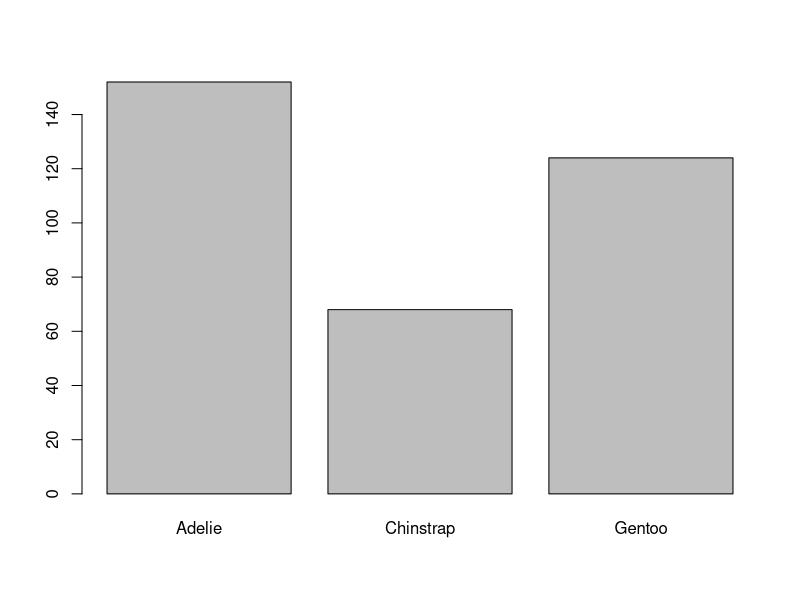
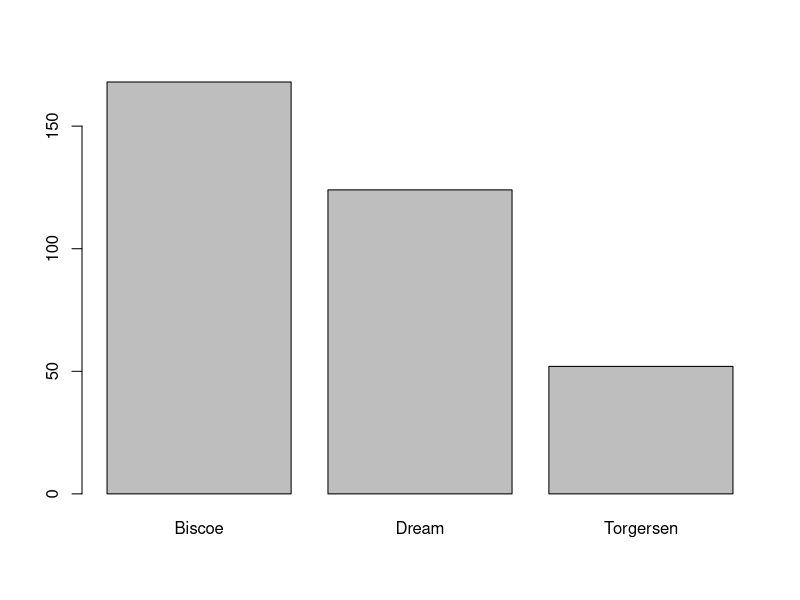
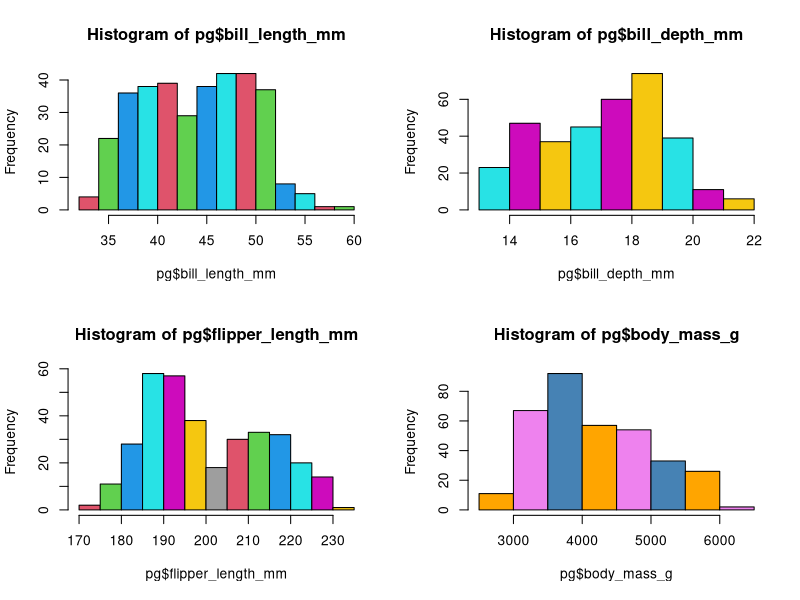
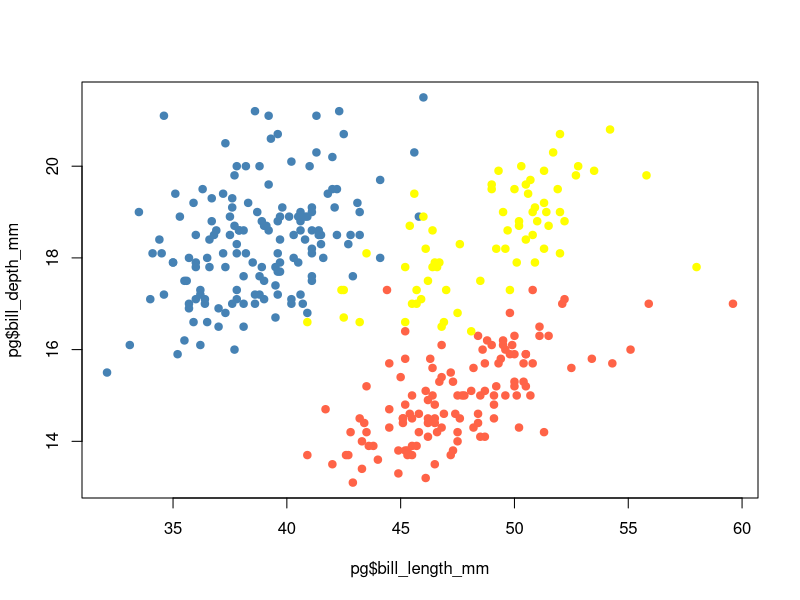

Recreate these plots in R, in order.
?iris
head(iris)

iris$Sepal.Length

# palmerpenguins 팽귄 데이터셋 활용
library(palmerpenguins)
library(VIM)

data(package = "palmerpenguins")

pg <- data.frame(penguins)
str(pg)
dim(pg)

table(pg$species)
barplot(table(pg$species))

table(pg$island)
barplot(table(pg$island))

str(pg[, 3:6])
summary(pg[, 3:6])

par(mfrow = c(2, 2))
hist(pg$bill_length_mm, col = 2:5)
hist(pg$bill_depth_mm, col = 5:7)
hist(pg$flipper_length_mm, col = 10:16)
hist(pg$body_mass_g, col = c(
    "orange", "violet", "steelblue"
))

par(mfrow = c(1, 1))

my.color <- ifelse(pg$species == "Gentoo", "tomato",
    ifelse(pg$species == "Adelie", "steelblue", "yellow")
)

plot(pg$bill_length_mm, pg$bill_depth_mm,
    pch = 19, col = my.color
)
